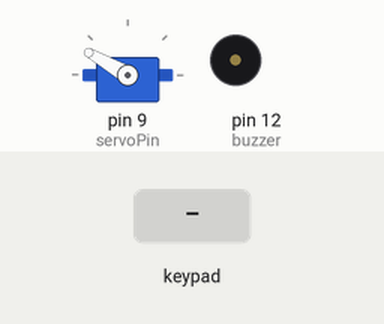
Bench run of a sketch on a simulated Arduino Uno, built with avr-gcc and run on an emulated ATmega328P. On the bench: servo, buzzer (waves = sounding, pin HIGH). Inputs (shaded band) come from the test bench. What the sketch prints to the serial monitor is not drawn.

Above: at 1.2 s.
1.3 s: keypad keys 0 0 0 0 pressed 0.4 s apart
At 5.1 s:
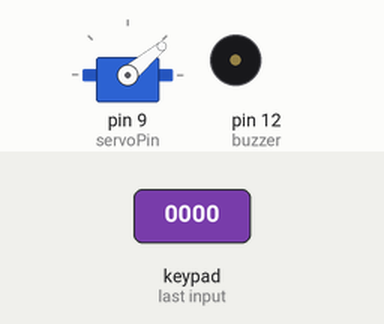
5.9 s: key 'A' pressed
8.9 s: key 'B' pressed
11.0 s: keypad keys 0 8 2 3 pressed 0.4 s apart
14.1 s: key 'C' pressed
17.1 s: key '0' pressed
At 25.3 s:
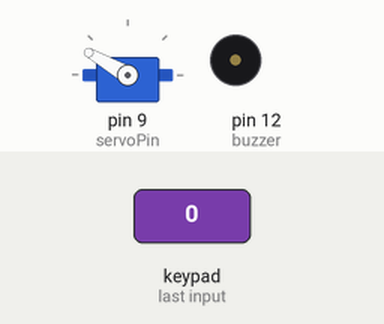
Timing chart, 0 to 26.4 s (numbered marks = the images above; inputs shaded):
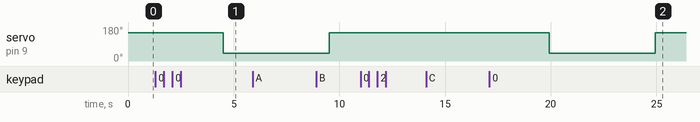

The sketch:

Keypad_lock.ino
```cpp
#include <Keypad.h> //Keypad library
#include <Servo.h>   //servo library
//#include <LiquidCrystal_I2C.h>  //LCD library

Servo servo;

//-- LCD Variables --
//#include <Wire.h>
//LiquidCrystal_I2C lcd(0x27, 16, 2);

const byte ROWS = 4; //four rows
const byte COLS = 4; //four columns


//Set your password or PIN
char password[4] = {'0','0','0','0'};

//Set number of wrong passwords allowed
int number_of_wrong_passwords_allowed = 3;


int number_of_wrong_passwords_Entered = 0;

byte temp[4] = {};
char passwordEntered[4] = {};
int index = 0;
bool openLock = false;
bool isPasswordEntered = false;
int servoPin = 9;
int buzzer = 12;
bool start = true;
//define the symbols on the buttons of the keypads
char hexaKeys[ROWS][COLS] = {
                             {'1','2','3','A'},
                             {'4','5','6','B'},
                             {'7','8','9','C'},
                             {'*','0','#','D'}
                                              };
byte rowPins[ROWS] = {0, 8, 2, 3}; //connect to the row pinouts of the keypad
byte colPins[COLS] = {4, 5, 6, 7}; //connect to the column pinouts of the keypad

//initialize an instance of class NewKeypad
Keypad customKeypad = Keypad( makeKeymap(hexaKeys), rowPins, colPins, ROWS, COLS);


void setup()
{
  //Attach servo motor pin to servo object
  servo.attach(servoPin);

  //Turn servo motor 150 degrees
  servo.write(150);

  //Setup LCD
//  lcd.init(); // 16 columns, 2 rows
//  lcd.clear();
//  lcd.setBacklight(HIGH);
  //lcd.print("Welcome Home");
//  lcd.setCursor(0, 1);
//  lcd.print("back");
  //delay(5000);
  //lcd.clear();
  Serial.begin(9600);
  //Serial.print("Enter your PIN");
  pinMode(buzzer, OUTPUT);
}


void loop()
{

  char customKey = customKeypad.getKey();
//  lcd.setCursor(0, 0);
//  lcd.print("Enter your PIN");
//
  if (customKey)
  {
//    lcd.setCursor(index, 1);
    Serial.print(customKey);
     //lcd.print(customKey);
    temp[index] = customKey;
    index++;
  }

  if(index > 3) {

    Serial.println("");
    //Serial.println("password entered");
    isPasswordEntered = true;
    for(int i=0; i < 4; i++) {
       passwordEntered[i] = temp[i];
      //Serial.println(passwordEntered[i]);
      if(passwordEntered[i] == password[i]) {
        //Serial.println(true);
        openLock = true;
      }
      else {
        //Serial.println(false);
        openLock = false;
      }
    }
    index = 0;

  }


  if(openLock && isPasswordEntered) {
    number_of_wrong_passwords_Entered = 0;
//    lcd.clear();
//    lcd.setCursor(0, 0);
   // lcd.print("Correct PIN");
//    lcd.print("Correct PIN");
Serial.println("");
    Serial.println("Correct PIN");
    delay(2000);
//    lcd.clear();
//    lcd.setCursor(0, 0);
  //lcd.print("Lock opened");
  servo.write(40);
    Serial.println("Welcome");
    Serial.println("");
        delay(5000);
        servo.write(150);

        openLock = false;
        isPasswordEntered = false;
        start = true;

         for(int i=0;i<20;i++) {
      Serial.print("===");
      }
      Serial.println("");
  }


  //Check for wrong password
  else if(!openLock && isPasswordEntered){
    number_of_wrong_passwords_Entered++;
//    lcd.clear();
//    lcd.setCursor(0, 0);
Serial.println("");
  Serial.println("Incorrect PIN");
  delay(1000);


///////////////////////////////////////////////////////////////////////////////////////////////////////////
//Set alarm

  if(number_of_wrong_passwords_Entered == number_of_wrong_passwords_allowed)
  {
  for(int i=0;i<20;i++) {
    Serial.println("Intruder");
      digitalWrite(buzzer, HIGH);
      delay(250);
      digitalWrite(buzzer, LOW);
      delay(250);
      }
      number_of_wrong_passwords_Entered = 1;
  }


  Serial.println("Try again in 5 secs");
  Serial.println("");
  //lcd.clear();
  delay(5000);
  isPasswordEntered = false;
  start = true;

  for(int i=0;i<20;i++) {
      Serial.print("===");
      }
      Serial.println("");
  }
  else {

    //lcd.setCursor(0, 0);
    if(start) {
  Serial.println("Enter your PIN: ");
  //Serial.println("");
  start = false;
    }
  }


  }
```

Measured:
- after the input at 1.3 s, servo on pin 9 (servoPin): 150° → 40° after 3.2 s
- after the input at 5.9 s, every drawn part: stays the same
- after the input at 11.0 s, every drawn part: stays the same
- after the input at 14.1 s, every drawn part: stays the same
- after the input at 17.1 s, servo on pin 9 (servoPin): 150° → 40° after 2.8 s, → 150° 5.0 s later
